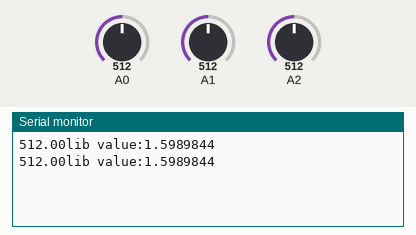
Simulated run of this sketch. Board: Arduino Uno, built with avr-gcc and run on an emulated ATmega328P. Shown: the last lines printed to the serial monitor. The inputs (shaded band) are chosen by the test bench; at power-on: A0 = 512, A1 = 512, A2 = 512.

Above: at 2.8 s.
2.9 s: A0 set to 716
At 4.6 s:
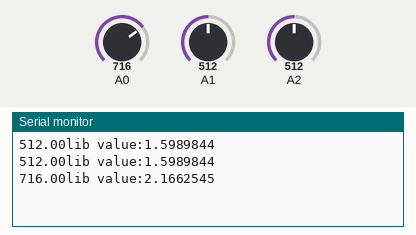
5.6 s: A0 set to 900
At 7.4 s:
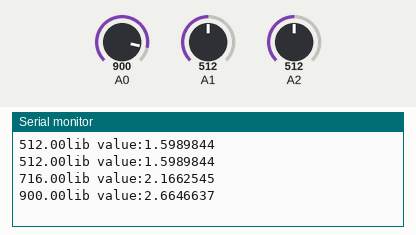
Timing chart, 0 to 8.9 s (numbered marks = the images above; inputs shaded):
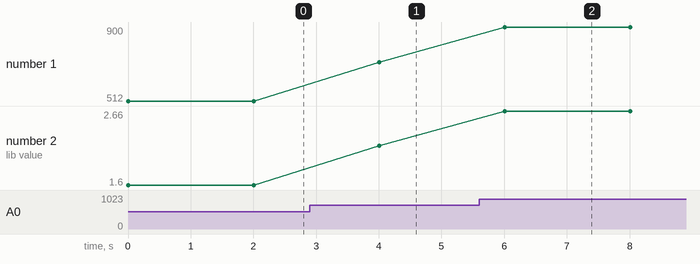

The sketch:

threesensorscode.ino
```cpp
float val0 = 0;
float val1 = 0;
float val2 = 0;
float DIVval0;
float FinalOP0;
void setup() {
  Serial.begin(9600);           //  setup serial
}

void loop() {
  val0 = analogRead(A0);
 val1 = analogRead(A1);
  val2 = analogRead(A2);

  DIVval0 = val0/1024;
   FinalOP0 =  (2.995*pow(DIVval0, 0.9054));


  Serial.print(val0,2); Serial.print("lib value:");   Serial.println(FinalOP0,7);
  //Serial.print(" "); Serial.print(DIVval,6);  Serial.print(" ");  Serial.println(FinalOP,6);
delay(2000);

}
```

Measured:
- after the input at 2.9 s, the serial monitor: prints a new line after 1.1 s (image 1)
- after the input at 5.6 s, the serial monitor: prints a new line after 0.41 s (image 2)
- plotted number 1: 512 → 716 after the input at 2.9 s, 716 → 900 after the input at 5.6 s
- plotted number 2: 1.6 → 2.17 after the input at 2.9 s, 2.17 → 2.66 after the input at 5.6 s
